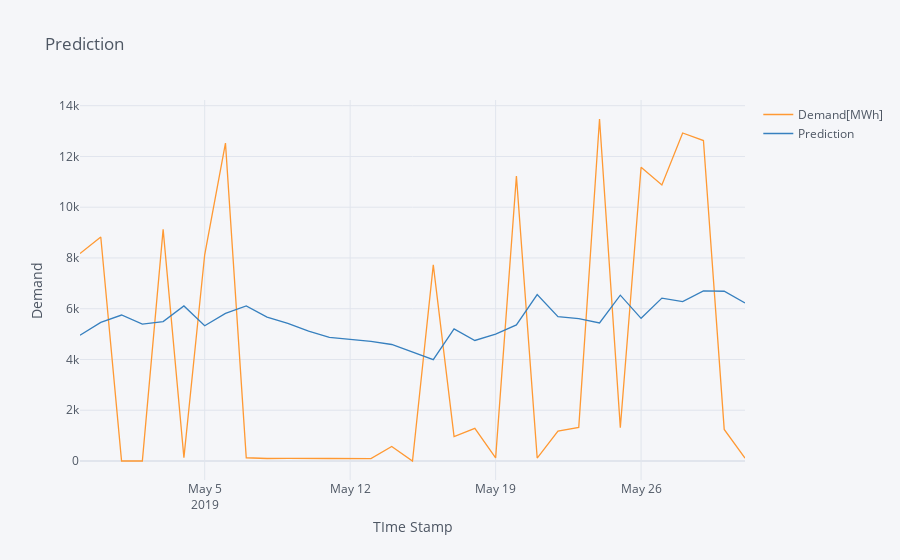

Notebook source saved alongside this figure:
### Code cell
#plot the two values
testPredictPlot = pd.DataFrame(testPredict,index = data[len(trainPredict)+(look_back*2)+1:len(scaled)-1:].index,columns=['Prediction'])
pd.concat([data[len(trainPredict)+(look_back*2)+1:len(scaled)-1],testPredictPlot],axis=1).iplot(title="Prediction",xTitle='TIme Stamp',yTitle='Demand')

### Figure 1 — Plotly figure (JSON) as saved in the notebook; plotly's stock layout.template omitted (floating-point values rounded to 4 significant figures)
{"data": [{"line": {"color": "rgba(255, 153, 51, 1.0)", "dash": "solid", "shape": "linear", "width": 1.3}, "mode": "lines", "name": "Demand[MWh]", "text": "", "type": "scatter", "x": ["2019-04-29", "2019-04-30", "2019-05-01", "2019-05-02", "2019-05-03", "2019-05-04", "2019-05-05", "2019-05-06", "2019-05-07", "2019-05-08", "2019-05-09", "2019-05-10", "2019-05-11", "2019-05-13", "2019-05-14", "2019-05-15", "2019-05-16", "2019-05-17", "2019-05-18", "2019-05-19", "2019-05-20", "2019-05-21", "2019-05-22", "2019-05-23", "2019-05-24", "2019-05-25", "2019-05-26", "2019-05-27", "2019-05-28", "2019-05-29", "2019-05-30", "2019-05-31"], "y": [8175, 8825, 0, 0, 9125, 134, 8125, 12525, 128, 99, 103, 111, 98, 96, 575, 0, 7725, 965, 1285, 125, 11225, 116, 1175, 1325, 13475, 1315, 11575, 10875, 12925, 12625, 1245, 110]}, {"line": {"color": "rgba(55, 128, 191, 1.0)", "dash": "solid", "shape": "linear", "width": 1.3}, "mode": "lines", "name": "Prediction", "text": "", "type": "scatter", "x": ["2019-04-29", "2019-04-30", "2019-05-01", "2019-05-02", "2019-05-03", "2019-05-04", "2019-05-05", "2019-05-06", "2019-05-07", "2019-05-08", "2019-05-09", "2019-05-10", "2019-05-11", "2019-05-13", "2019-05-14", "2019-05-15", "2019-05-16", "2019-05-17", "2019-05-18", "2019-05-19", "2019-05-20", "2019-05-21", "2019-05-22", "2019-05-23", "2019-05-24", "2019-05-25", "2019-05-26", "2019-05-27", "2019-05-28", "2019-05-29", "2019-05-30", "2019-05-31"], "y": [4957.0, 5459.0, 5752.0, 5396.0, 5495.0, 6111.0, 5328.0, 5816.0, 6108.0, 5672.0, 5423.0, 5113.0, 4871.0, 4709.0, 4590.0, 4296.0, 3994.0, 5204.0, 4748.0, 4999.0, 5361.0, 6556.0, 5688.0, 5613.0, 5441.0, 6533.0, 5622.0, 6418.0, 6282.0, 6702.0, 6688.0, 6225.0]}], "layout": {"legend": {"bgcolor": "#F5F6F9", "font": {"color": "#4D5663"}}, "paper_bgcolor": "#F5F6F9", "plot_bgcolor": "#F5F6F9", "title": {"font": {"color": "#4D5663"}, "text": "Prediction"}, "xaxis": {"gridcolor": "#E1E5ED", "showgrid": true, "tickfont": {"color": "#4D5663"}, "title": {"font": {"color": "#4D5663"}, "text": "TIme Stamp"}, "zerolinecolor": "#E1E5ED"}, "yaxis": {"gridcolor": "#E1E5ED", "showgrid": true, "tickfont": {"color": "#4D5663"}, "title": {"font": {"color": "#4D5663"}, "text": "Demand"}, "zerolinecolor": "#E1E5ED"}}}
